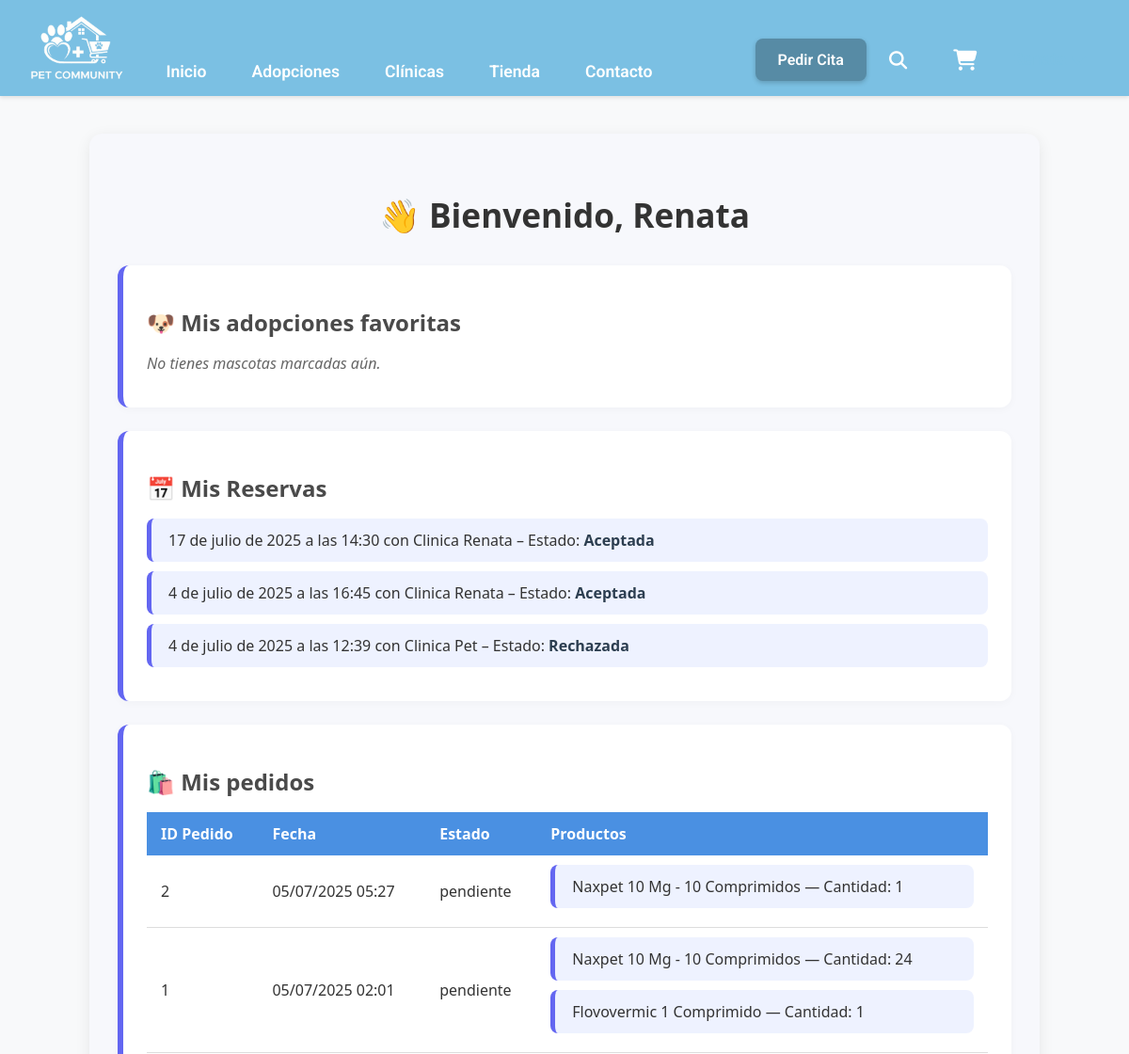
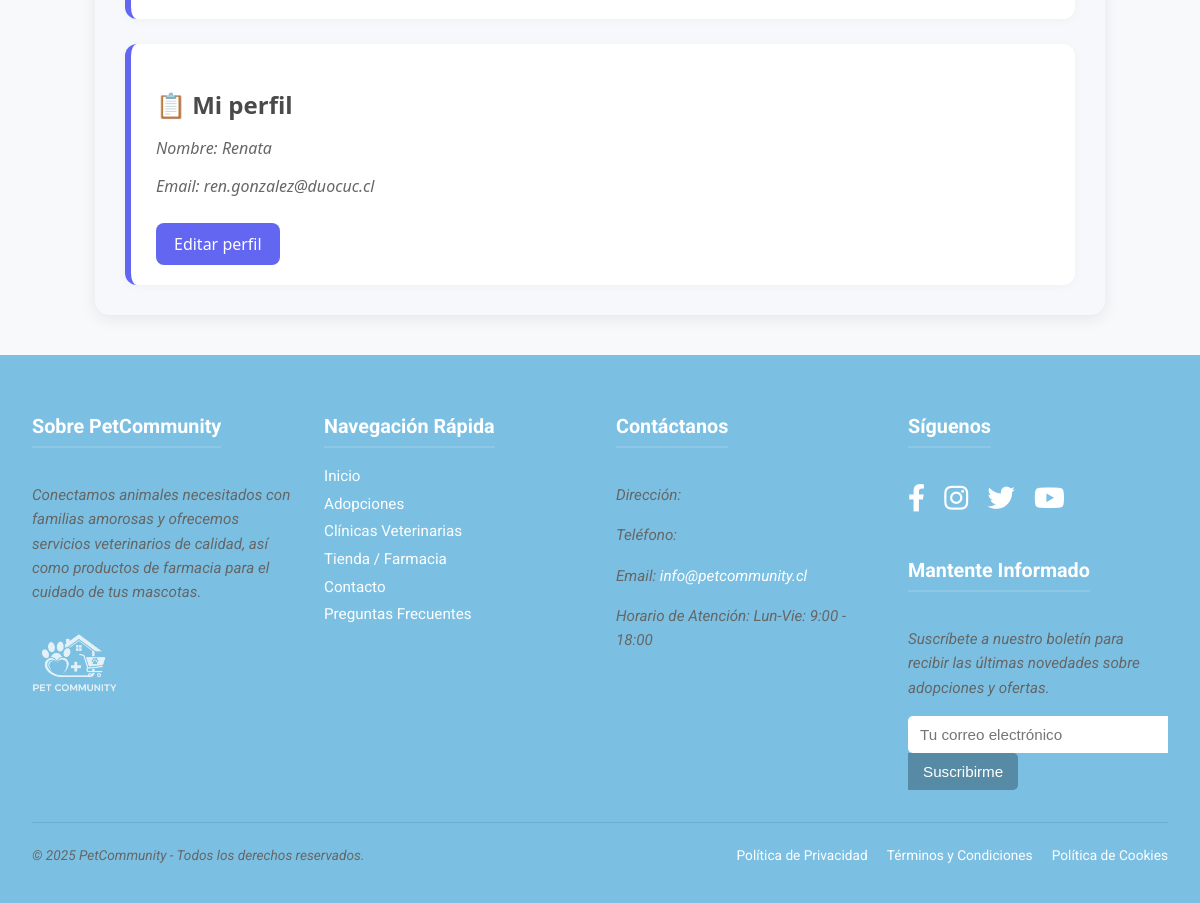
The page /cuentas/panel/cliente/ (signed in) on the database its author committed (2 pictures, top to bottom).
### reservas/models.py (models this page shows, shortened)
class Reserva(models.Model):
    ESTADOS = [
    ('pendiente', 'Pendiente'),
    ('aceptada', 'Aceptada'),
    ('rechazada', 'Rechazada'),
    ]
    clinica = models.ForeignKey(User, on_delete=models.CASCADE, related_name='reservas_recibidas')
    nombre_cliente = models.CharField(max_length=100, default='')
    telefono_cliente = models.CharField(max_length=20, default="")
    email_cliente = models.EmailField(default="sin@email.com")
    nombre_mascota = models.CharField(max_length=100, default='')
    especie = models.CharField(max_length=50, blank=True, null=True)
    raza = models.CharField(max_length=100, default='')
    fecha = models.DateField()
    hora = models.TimeField()
    motivo = models.TextField(blank=True)
    creada = models.DateTimeField(auto_now_add=True)
    creada_por_clinica = models.BooleanField(default=False)
    estado = models.CharField(max_length=10, choices=ESTADOS, default='pendiente')  # <-- este es el nuevo campo
    cliente = models.ForeignKey(User, on_delete=models.CASCADE, related_name='reservas', null=True, blank=True)
    class Meta:
        ordering = ['-fecha', '-hora']

### accounts/models.py (models this page shows, shortened)
class Profile(models.Model):
    USER_TYPES = [
        ('cliente', 'Cliente'),
        ('clinica', 'Clínica'),
        ('farmacia', 'Farmacia'),
    ]
    user = models.OneToOneField(User, on_delete=models.CASCADE)
    tipo = models.CharField(max_length=10, choices=USER_TYPES)
    perfil_publicado = models.BooleanField(default=False)
    imagen = models.ImageField(
        upload_to='perfiles/',
        default='perfiles/default.png',
        blank=True,
        null=True
    )
    nombre_clinica = models.CharField(max_length=100, blank=True, null=True)
    direccion = models.CharField(max_length=200, blank=True, null=True)
    telefono = models.CharField(max_length=20, blank=True, null=True)

### pedidos/models.py (models this page shows, shortened)
class Pedido(models.Model):
    cliente = models.ForeignKey(User, on_delete=models.CASCADE)
    farmacia = models.ForeignKey(User, on_delete=models.CASCADE, related_name='pedidos_farmacia', null=True, blank=True)
    creado = models.DateTimeField(auto_now_add=True)
    completado = models.BooleanField(default=False)
    estado = models.CharField(max_length=20, default='pendiente')  # por ejemplo: pendiente, procesando, enviado

class ItemPedido(models.Model):
    pedido = models.ForeignKey('Pedido', on_delete=models.CASCADE, related_name='items')
    producto = models.ForeignKey('productos.Producto', on_delete=models.CASCADE)
    cantidad = models.PositiveIntegerField(default=1)

### productos/models.py (models this page shows, shortened)
class Producto(models.Model):
    ESTADOS = [
        ('publicado', 'Publicado'),
        ('oculto', 'Oculto'),
    ]
    nombre = models.CharField(max_length=100)
    descripcion = models.TextField(blank=True)
    precio = models.DecimalField(max_digits=10, decimal_places=2)
    stock = models.PositiveIntegerField(default=0)  # Este es el campo stock
    imagen = models.ImageField(upload_to='productos/', blank=True, null=True)
    farmacia = models.ForeignKey(User, on_delete=models.CASCADE, related_name='productos')
    fecha_creacion = models.DateTimeField(auto_now_add=True)
    estado = models.CharField(max_length=10, choices=ESTADOS, default='publicado')

### accounts/decorators.py (the view)
        def _wrapped_view(request, *args, **kwargs):
            if not request.user.is_authenticated:
                return redirect('login')
            if hasattr(request.user, 'profile') and request.user.profile.tipo == tipo_usuario:
                return view_func(request, *args, **kwargs)
            return HttpResponseForbidden("No tienes permiso para acceder a esta página.")

### accounts/views.py (called while the page is built)
@login_required
@tipo_requerido('cliente')
def panel_cliente(request):
    productos = Producto.objects.all()
    mascotas = MascotaEnAdopcion.objects.filter(estado='publicada')
    clinicas = User.objects.filter(profile__tipo='clinica')
    reservas = Reserva.objects.filter(cliente=request.user).order_by('-fecha', '-hora')
    pedidos = Pedido.objects.filter(cliente=request.user).order_by('-creado')
    return render(request, 'accounts/panel_cliente.html', {
        'productos': productos,
        'mascotas': mascotas,
        'clinicas': clinicas,
        'reservas': reservas,
        'pedidos': pedidos,
    })

### accounts/templates/accounts/panel_cliente.html (shortened to what this page needs)
{% extends "base.html" %}
{% load static %}
{% block extra_css %}
<link rel="stylesheet" href="{% static 'accounts/css/panel_cliente.css' %}">
{% endblock %}
{% block content %}
<div class="panel-cliente">
  <h2>👋 Bienvenido, {{ request.user.get_username }}</h2>
  <section class="panel-section">
    <h3>🐶 Mis adopciones favoritas</h3>
    {% if mascotas_favoritas %}
      <ul>
        {% for mascota in mascotas_favoritas %}
          <li>{{ mascota.nombre }} - {{ mascota.especie }}</li>
        {% endfor %}
      </ul>
    {% else %}
      <p>No tienes mascotas marcadas aún.</p>
    {% endif %}
  </section>
  <section class="panel-section">
    <h3>📅 Mis Reservas</h3>
    {% if reservas %}
      <ul>
        {% for reserva in reservas %}
          <li>
            {{ reserva.fecha }} a las {{ reserva.hora }} con
            {{ reserva.clinica.profile.nombre_clinica }} –
            Estado: <strong>{{ reserva.estado|capfirst }}</strong>
          </li>
        {% endfor %}
      </ul>
    {% else %}
      <p>No tienes reservas registradas.</p>
    {% endif %}
  </section>
  <section class="panel-section">
    <h3>🛍️ Mis pedidos</h3>
    {% if pedidos %}
  <table>
    <thead>
      <tr>
        <th>ID Pedido</th>
        <th>Fecha</th>
        <th>Estado</th>
        <th>Productos</th>
      </tr>
    </thead>
    <tbody>
      {% for pedido in pedidos %}
      <tr>
        <td>{{ pedido.id }}</td>
        <td>{{ pedido.creado|date:"d/m/Y H:i" }}</td>
        <td>{{ pedido.estado }}</td>
        <td>
          <ul>
            {% for item in pedido.items.all %}
              <li>{{ item.producto.nombre }} — Cantidad: {{ item.cantidad }}</li>
            {% endfor %}
          </ul>
        </td>
      </tr>
      {% endfor %}
    </tbody>
  </table>
{% else %}
  <p>No tienes pedidos realizados.</p>
{% endif %}
  </section>
  <section class="panel-section">
    <h3>📋 Mi perfil</h3>
    <p>Nombre: {{ request.user.get_username }}</p>
    <p>Email: {{ user.email }}</p>
    <a href="{% url 'editar_perfil' %}" class="btn">Editar perfil</a>
  </section>
</div>
{% endblock %}

### core/static/css/style.css (style rules this page uses)
html, body { height: 100%; margin: 0; display: flex; flex-direction: column; }
body { margin: 0; font-family : 'Roboto', sans-serif; background-color: #f8f9fa; color: #333; font-size: 16px; }

### accounts/static/accounts/css/panel_cliente.css (style rules this page uses)
.panel-cliente { max-width: 950px; margin: 40px auto; padding: 30px; background-color: #f7f8fc; border-radius: 14px; box-shadow: 0 4px 16px rgba(0, 0, 0, 0.08); font-family: 'Segoe UI', sans-serif; }
.panel-cliente h2 { font-size: 2.2rem; color: #333; text-align: center; margin-bottom: 30px; }
.panel-section { margin-top: 25px; background: white; padding: 20px 25px; border-radius: 12px; border-left: 6px solid #6366f1; box-shadow: 0 2px 10px rgba(0,0,0,0.03); }
.panel-section h3 { font-size: 1.5rem; color: #4a4a4a; margin-bottom: 16px; }
.panel-section ul { list-style: none; padding-left: 0; }
.panel-section ul li { background: #eef2ff; margin-bottom: 10px; padding: 12px 18px; border-radius: 8px; border-left: 5px solid #6366f1; color: #333; font-size: 1rem; }
.panel-section ul li strong { color: #2c3e50; }
.panel-section p { color: #666; font-size: 1rem; }
.btn { display: inline-block; margin-top: 10px; background-color: #6366f1; color: white; padding: 10px 18px; border-radius: 8px; text-decoration: none; transition: background 0.3s ease; }
table { width: 100%; border-collapse: collapse; margin-top: 1rem; font-family: 'Segoe UI', Tahoma, Geneva, Verdana, sans-serif; }
thead { background-color: #4a90e2; color: white; }
thead th { padding: 12px 15px; text-align: left; font-weight: 600; }
tbody tr { border-bottom: 1px solid #ddd; transition: background-color 0.3s ease; }
tbody td { padding: 10px 15px; vertical-align: middle; }
tbody ul { padding-left: 20px; margin: 0; list-style-type: disc; color: #333; }
tbody ul li { margin-bottom: 4px; font-size: 0.95rem; }
p { font-style: italic; color: #666; margin-top: 1rem; }
h2 { font-family: 'Segoe UI', Tahoma, Geneva, Verdana, sans-serif; color: #2c3e50; margin-top: 2rem; margin-bottom: 1rem; }

### rows shown on the page
Reserva: fecha "17 de julio de 2025", hora "14:30", clinica.profile.nombre_clinica "Clinica Renata", estado "Aceptada"
Reserva: fecha "4 de julio de 2025", hora "16:45", clinica.profile.nombre_clinica "Clinica Renata", estado "Aceptada"
Reserva: fecha "4 de julio de 2025", hora "12:39", clinica.profile.nombre_clinica "Clinica Pet", estado "Rechazada"
Pedido: id "2", creado "05/07/2025 05:27", estado "pendiente"
ItemPedido: producto.nombre "Naxpet 10 Mg - 10 Comprimidos", cantidad "1"
Pedido: id "1", creado "05/07/2025 02:01", estado "pendiente"
ItemPedido: producto.nombre "Naxpet 10 Mg - 10 Comprimidos", cantidad "24"
ItemPedido: producto.nombre "Flovovermic 1 Comprimido", cantidad "1"

### other values the page prints
{{ request.user.get_username }} "Renata"
{{ user.email }} "ren.gonzalez@duocuc.cl"
